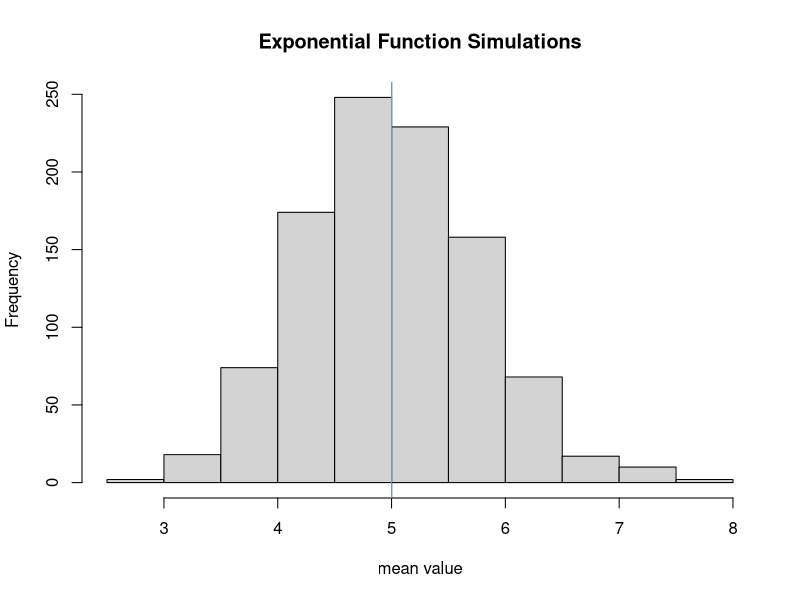
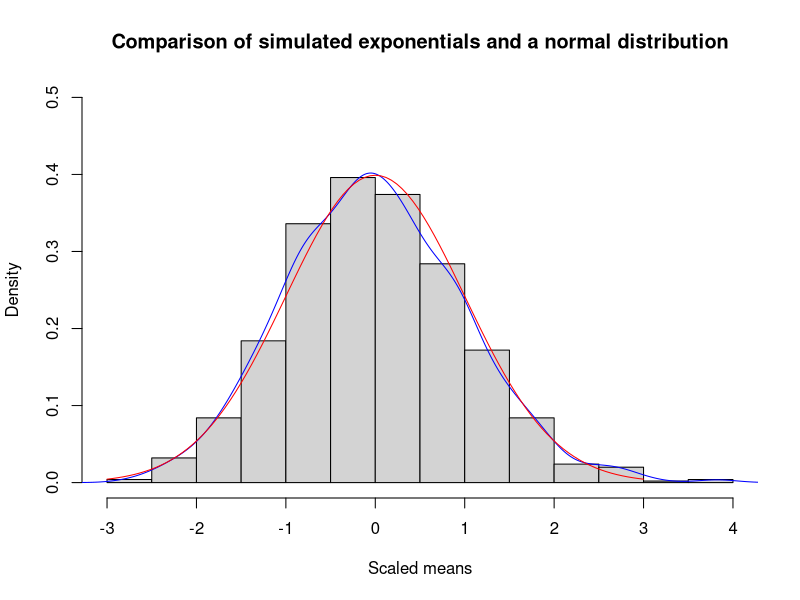

R code for these plots, in order:

#################################
# Exponential distribution      #
# ========================      #
#                               #
# - f(x) = lambda*e^-(lambda*x) #
# - mean = lambda               #
# - Varaince = 1/lambda^2       #
#################################

set.seed(505) # in order results to be reproducible, I set the seed to a value 1337

# set parameters for our exponential distribution

lambda <- 0.2
nosim <- 1000
n <- 40

# run the simulations (1000x40 matrix)

exp_simulated <- matrix(rexp(nosim*n,lambda),nosim)

# calculate the means of simulated exponentials

exp_sim_means <- apply(exp_simulated,1,mean)

## Question 1: Show the sample mean and compare it to the theoretical mean of the distribution

# our distribution mean

sim_mean <- mean(exp_sim_means)
sim_mean

# theoretical mean

theoretical_mean <- 1/lambda
theoretical_mean

# histogram

hist(exp_sim_means, xlab = "mean value", main = "Exponential Function Simulations")
abline(v = sim_mean, col = "blue")
abline(v = theoretical_mean, col = "green")

# The mean we obtained by simulating 40 exponential distributions is 5.001057, while the theoretical mean is 5.
# The center of distribution of simulated exponentials is therefore very close to the theoretical mean.

## Question 2: Show how variable the sample is (via variance) and compare it to the theoretical variance of the distribution.

# In order to obtain variance, we first calculate the standard deviation of our exponential means distribution from the 1000 simulations

exp_sim_sd <- sd(exp_sim_means)
exp_sim_sd

# variance = sd^2

exp_sim_var <- exp_sim_sd^2
exp_sim_var

# which the same as 

exp_sim_var <- var(exp_sim_means)
exp_sim_var

# Theoretical standard deviation is calculated by the expression

exp_sim_sd_theoretical <- (1/lambda)/sqrt(n)
exp_sim_sd_theoretical

# and theoretical variance is standard deviation squared

exp_sim_var_theoretical <- ((1/lambda)/sqrt(n))^2
exp_sim_var_theoretical
exp_sim_sd_theoretical^2

# Standard deviation of our simulated exponentials is 0.7749455, with the theoretical standard deviation of 0.7905694.
# Variances obtained from simulations and theoretical calculations (sandard deviation squared) are 0.6005405 and 0.625, respectively.
# If we used more simulation runs and larger sample sizes, the numbers would be even closer (CLT).

## Question 3: Show that the distribution is approximately normal.

# scale() function comes in handy when plotting the distribution

exp_sim_means_scaled <- scale(exp_sim_means)

hist(exp_sim_means_scaled,
     probability=T,
     main="Comparison of simulated exponentials and a normal distribution",
     xlab="Scaled means",
     ylim=c(0, 0.5))
lines(density(exp_sim_means_scaled), col="blue") # distribution of our means

curve(dnorm(x,0,1), -3, 3, col="red", add=T) # normal distribution

# The normal distribution (blue line) is fairly similar to the distribution of our means, so we can say our distribution is approximately normal.